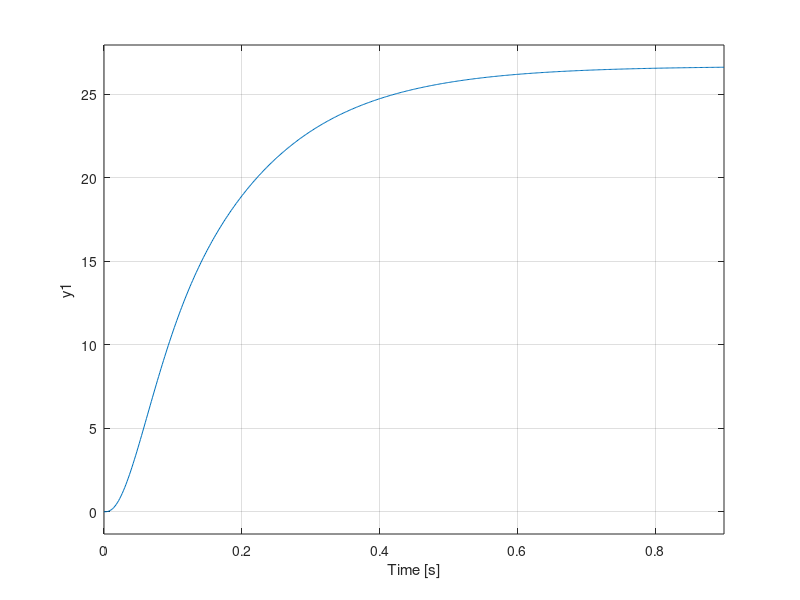
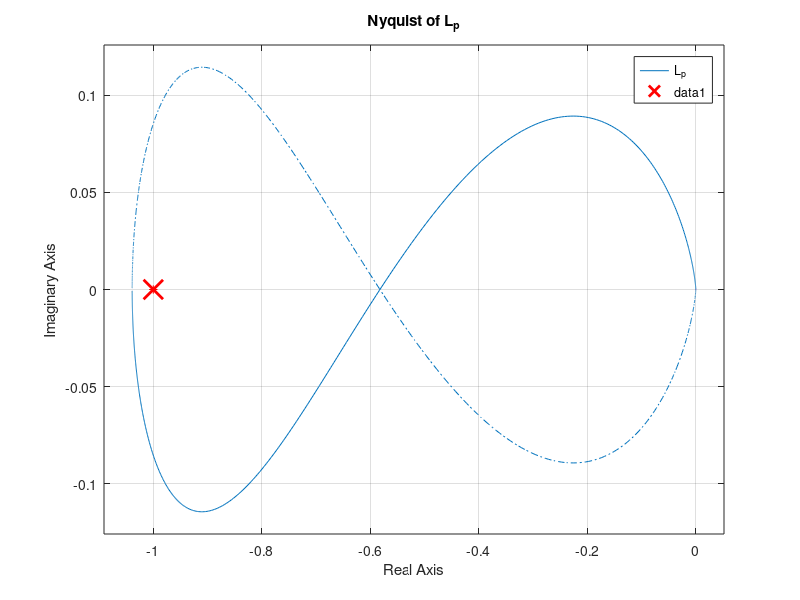

These charts were generated, in order, by the following MATLAB code:
clear
clc
%% 0) Parametri 
Kg = 3; % gain amplificatore

% Circuito LR
L = 412.5e-3; %[H] inductance of the coil
Rc = 10; %[ohm]
% nc = 2450; %number of coils
% lc = 0.0825; %[m] lenght of the coil
% rc = 0.008; %[m] coil radius
Rs = 1; %[ohm] current sense resistance
Rcal = 0.85; % calibration resistance gain

R = (Rc + Rs)* Rcal; %[ohm] total resistance
omega_coil = R/L;

% Meccanica
km = 6.5308e-5; %[N-m^2/A^2] electromagnet force constant
r = 1.27e-2; %[m] steel ball radius
m = 0.068; %[kg] steel ball mass
%Tb = 0.014; %[m] steel ball travel
l = 0.0394; %[m] total lenght
g = 9.81; %[m/s^2] gravity
%mu_0 = pi*4e-7; %[H/m] magnetic permeability constant
Kb = 2.83e-3; %[m/V] ball position sensitivity
s = tf("s");
I = [1, 0; 0, 1];

%% 1) Modello Circuito RL

%linear, SISO, Strictly proper, A.S., order 1
A_i = -R/L; 
B_i = 1/L; %system is reachable
C_i = 1; %system is observable 
D_i = 0; 

SS_i = ss(A_i, B_i, C_i, D_i);
G_i = Kg*tf(SS_i);
[G_i_num, G_i_den] = tfdata(G_i, 'v');
G_i
pole(G_i)
zero(G_i)

%figure
%bode(G_i)
%grid on
%title('Diagramma di Bode di G_i')

%figure
%nyquist(G_i)
%grid on
%title('Diagramma di Nyquist di G_i')

%% 2) Modello Forze

%equilibrium
x2_e = 0; 
x1_e = 0.007; %eq position "middle of the airgap"
u_e = (((g*m)/km)^(1/2))*(l - x1_e - (2*r));
x_e = [x1_e, x2_e]; %equilibrium states vector

%u_e = ;
%x1_e = - ((km/(g*m))^(1/2)) - (2*r) + l;

%Linearized model, SISO, Strictly proper, Unstable, order 2
A_p = [0, 1; (2*km*(u_e^2))/(m*((l - x1_e - (2*r)))^3) 0]; 
B_p = [0; (2*km*u_e)/(m*((l - x1_e - (2*r)))^2)];
C_p = [1, 0];
D_p = 0;

SS_p = ss(A_p, B_p, C_p, D_p);
G_p = tf(SS_p);
[G_p_num, G_p_den] = tfdata(G_p, 'v');
disp('linearized model tf')
G_p
pole(G_p)
zero(G_p)

%checking reachability of linearized system
Mr = ctrb(A_p,B_p);
if (rank(Mr) == 2)
    disp('The linearized model is reachable')
else 
    disp('The linearized model is not reachable');
end

%checking observability of linearized system
Mo = obsv(A_p,C_p);
if (rank(Mo) == 2)
    disp('The linearized model is observable')
else 
    disp('The linearized model is not observable');
end

%% 3) Regolatore Corrente PID

p = pole(G_p); % poles of the position plant
wm = abs(p(1));
%wc = 2*wm;
wc = 180;
phase_m = 80; %margine di fase in deg
fprintf("Requirements: wc=%f , phase margin=%f \n", wc, phase_m);
phiG_deg = -atand((wc*L)/R);%fase a omega c
Ti = 1/(wc * tand(180 + phiG_deg -phase_m));
Kp_i = sqrt(R^2 + (wc*L)^2) / ( Kg * sqrt(1 + 1/(wc^2 * Ti^2)) );
Ki_i = Kp_i/Ti;
fprintf("Kp = %f\n", Kp_i);
fprintf("Ki = %f\n", Ki_i);

R_i = Kp_i + Ki_i/s; %current controller
L_i = G_i*R_i %current open loop tf
pole(L_i)
zero(L_i)
H_i = feedback(L_i, 1) %current closed loop tf
pole(H_i)
zero(H_i)
%bode(H_i)


%% 4) Regolatore Posizione PID

G_out = H_i*G_p %current closed loop tf * position plant
pole(G_out)
zero(G_out)
%bode(G_out)

% figure
% nyquist(G_out)
% hold on
% plot(-1, 0, 'rx', 'MarkerSize', 14, 'LineWidth', 2)
% title('Nyquist of G_out')
% grid on

omega_z = 52.9420; %controller parameters, manually inserted
omega_p = 100;    
K_lead  = 105;

R_p = tf(K_lead * [1/omega_z, 1], [1/omega_p , 1]) %position controller
[R_p_num, R_p_den] = tfdata(R_p, 'v');

L_p = R_p*G_out %position open loop tf
pole(L_p)
zero(L_p)

H_p = feedback(L_p, 1) %position closed loop tf
pole(H_p)
zero(H_p)
%bode(H_p)


figure
step(H_p)
hold on
plot(-1, 0, 'rx', 'MarkerSize', 14, 'LineWidth', 2)
title('')
grid on

figure
nyquist(L_p)
hold on
plot(-1, 0, 'rx', 'MarkerSize', 14, 'LineWidth', 2)
title('Nyquist of L_p')
grid on
